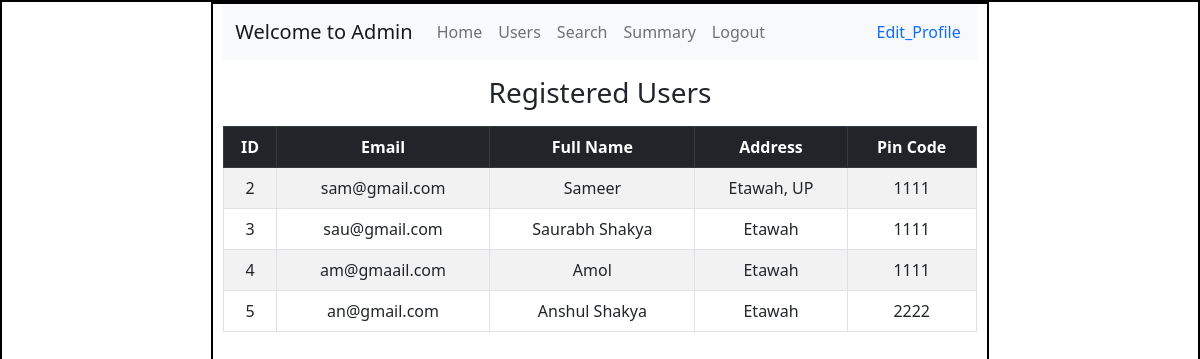
/registered_users, run on an earlier commit of the app's database.
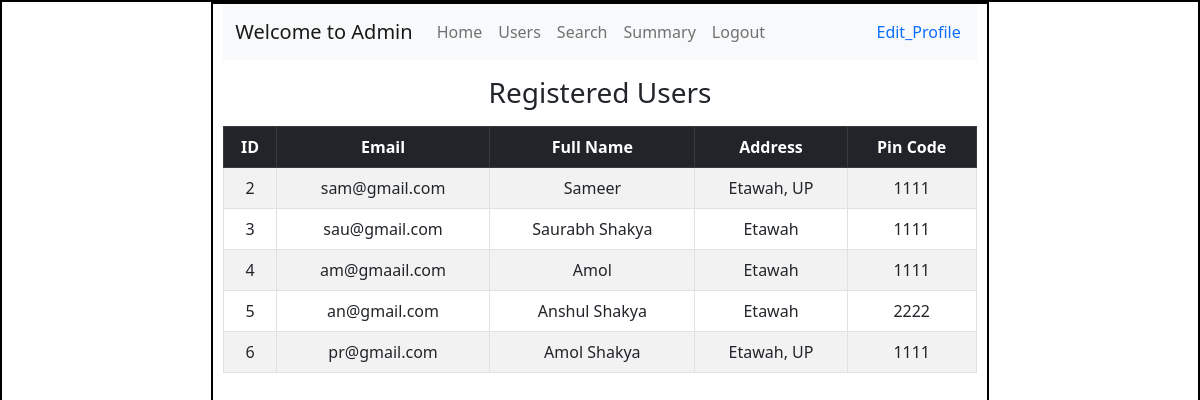
And on a later commit of the database.
### models/model.py (models this page shows)
class User(db.Model):
    id = db.Column(db.Integer(),primary_key = True)
    username = db.Column(db.String(),unique=True,nullable = False)
    email = db.Column(db.String(),unique = True, nullable = False)
    password = db.Column(db.String(),nullable= False)
    full_name = db.Column(db.String(),nullable= False)
    address = db.Column(db.String(),nullable= False)
    pin_code = db.Column(db.Integer(),nullable= False)
    type = db.Column(db.String(),default ="general")
    reservations = db.relationship("Reserve_parking_spot", backref="user", cascade="all, delete")

### controllers/admin_controller.py (the view)
@admin_bp.route("/registered_users")
def registered_users():
    this_user = User.query.filter_by(type='admin').first()
    users = User.query.filter(User.type != "admin").all()
    return render_template("registereduser.html",users=users,this_user=this_user)

### templates/registereduser.html (shortened to what this page needs)
<!DOCTYPE html>
<html lang="en">
<head>
    <link rel="stylesheet" href="../static/style.css">
    <link href="https://cdn.jsdelivr.net/npm/bootstrap@5.0.2/dist/css/bootstrap.min.css" rel="stylesheet"
>
</head>
<body>
    <div id="main">
        <div id="canvas" class="overflow-auto">
            <nav class="navbar navbar-expand-lg navbar-light bg-light">
                <div class="container-fluid">
                    <a class="navbar-brand" href="#">Welcome to {{this_user.username}}</a>
                    <div class="collapse navbar-collapse " id="navbarSupportedContent">
                        <ul class="navbar-nav me-auto mb-2 mb-lg-0">
                            <li class="nav-item">
                                <a class="nav-link" href="{{ url_for('admin.admin') }}">Home</a>
                            </li>
                            <li class="nav-item">
                                <a class="nav-link" href="{{ url_for('admin.registered_users') }}">Users</a>
                            </li>
                            <li class="nav-item">
                                <a class="nav-link" href="{{ url_for('admin.search') }}">Search</a>
                            </li>
                            <li class="nav-item">
                                <a class="nav-link" href="{{url_for('admin.summary')}}">Summary</a>
                            </li>
                            <li class="nav-item">
                                <a class="nav-link" href="{{ url_for('admin.login') }}">Logout</a>
                            </li>
                        </ul>
                    </div>
                </div>
                <div class="text-center">
                    <a class="nav-link" href="{{ url_for('admin.profile') }}">Edit_Profile</a>
                </div>
            </nav>
            <div id="content">
                <h3 class="text-center my-3">Registered Users</h3>
                <table class="table table-bordered table-striped text-center">
                    <thead class="table-dark">
                        <tr>
                            <th>ID</th>
                            <th>Email</th>
                            <th>Full Name</th>
                            <th>Address</th>
                            <th>Pin Code</th>
                        </tr>
                    </thead>
                    <tbody>
                        {% for user in users %}
                        <tr>
                            <td>{{ user.id }}</td>
                            <td>{{ user.email }}</td>
                            <td>{{ user.full_name }}</td>
                            <td>{{ user.address }}</td>
                            <td>{{ user.pin_code }}</td>
                        </tr>
                        {% endfor %}
                    </tbody>
                </table>
            </div>
        </div>
    </div>
</body>
</html>

What changed in the data, as far as the page shows it:
added User: id "6", email "pr@gmail.com", full_name "Amol Shakya", address "Etawah, UP", pin_code "1111"
